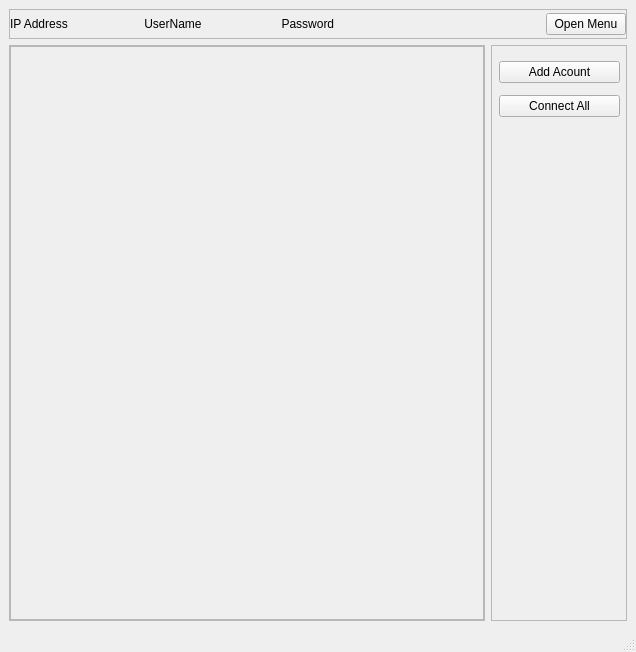
<?xml version="1.0" encoding="UTF-8"?>
<ui version="4.0">
 <class>MainWindow</class>
 <widget class="QMainWindow" name="MainWindow">
  <property name="geometry">
   <rect>
    <x>0</x>
    <y>0</y>
    <width>636</width>
    <height>652</height>
   </rect>
  </property>
  <property name="windowTitle">
   <string>MainWindow</string>
  </property>
  <widget class="QWidget" name="centralwidget">
   <layout class="QVBoxLayout" name="verticalLayout_3">
    <item>
     <widget class="QFrame" name="header">
      <property name="minimumSize">
       <size>
        <width>50</width>
        <height>30</height>
       </size>
      </property>
      <property name="maximumSize">
       <size>
        <width>16777215</width>
        <height>30</height>
       </size>
      </property>
      <property name="frameShape">
       <enum>QFrame::StyledPanel</enum>
      </property>
      <property name="frameShadow">
       <enum>QFrame::Raised</enum>
      </property>
      <layout class="QHBoxLayout" name="horizontalLayout_2" stretch="0,0">
       <property name="spacing">
        <number>0</number>
       </property>
       <property name="leftMargin">
        <number>0</number>
       </property>
       <property name="topMargin">
        <number>0</number>
       </property>
       <property name="rightMargin">
        <number>0</number>
       </property>
       <property name="bottomMargin">
        <number>0</number>
       </property>
       <item>
        <widget class="QLabel" name="label">
         <property name="text">
          <string>IP Address                       UserName                        Password</string>
         </property>
        </widget>
       </item>
       <item alignment="Qt::AlignRight">
        <widget class="QPushButton" name="pushButton_2">
         <property name="text">
          <string>Open Menu</string>
         </property>
         <property name="icon">
          <iconset resource="../resources.qrc">
           <normaloff>:/icons/icons/align-justify.svg</normaloff>:/icons/icons/align-justify.svg</iconset>
         </property>
         <property name="iconSize">
          <size>
           <width>24</width>
           <height>24</height>
          </size>
         </property>
         <property name="checkable">
          <bool>true</bool>
         </property>
        </widget>
       </item>
      </layout>
     </widget>
    </item>
    <item>
     <layout class="QHBoxLayout" name="horizontalLayout">
      <item>
       <widget class="QFrame" name="leftFrame">
        <property name="frameShape">
         <enum>QFrame::StyledPanel</enum>
        </property>
        <property name="frameShadow">
         <enum>QFrame::Raised</enum>
        </property>
        <layout class="QVBoxLayout" name="verticalLayout">
         <property name="spacing">
          <number>0</number>
         </property>
         <property name="leftMargin">
          <number>0</number>
         </property>
         <property name="topMargin">
          <number>0</number>
         </property>
         <property name="rightMargin">
          <number>0</number>
         </property>
         <property name="bottomMargin">
          <number>0</number>
         </property>
         <item>
          <widget class="QScrollArea" name="scrollArea">
           <property name="sizePolicy">
            <sizepolicy hsizetype="Preferred" vsizetype="Preferred">
             <horstretch>0</horstretch>
             <verstretch>0</verstretch>
            </sizepolicy>
           </property>
           <property name="minimumSize">
            <size>
             <width>300</width>
             <height>0</height>
            </size>
           </property>
           <property name="widgetResizable">
            <bool>true</bool>
           </property>
           <property name="alignment">
            <set>Qt::AlignLeading|Qt::AlignLeft|Qt::AlignTop</set>
           </property>
           <widget class="QWidget" name="scrollAreaWidgetContents">
            <property name="geometry">
             <rect>
              <x>0</x>
              <y>0</y>
              <width>470</width>
              <height>548</height>
             </rect>
            </property>
           </widget>
          </widget>
         </item>
        </layout>
       </widget>
      </item>
      <item>
       <widget class="QFrame" name="rightFrame">
        <property name="minimumSize">
         <size>
          <width>136</width>
          <height>0</height>
         </size>
        </property>
        <property name="maximumSize">
         <size>
          <width>136</width>
          <height>16777215</height>
         </size>
        </property>
        <property name="frameShape">
         <enum>QFrame::StyledPanel</enum>
        </property>
        <property name="frameShadow">
         <enum>QFrame::Raised</enum>
        </property>
        <widget class="QWidget" name="layoutWidget">
         <property name="geometry">
          <rect>
           <x>8</x>
           <y>10</y>
           <width>121</width>
           <height>68</height>
          </rect>
         </property>
         <layout class="QVBoxLayout" name="verticalLayout_2">
          <item>
           <widget class="QPushButton" name="pushButton_addaccount">
            <property name="text">
             <string>Add Acount</string>
            </property>
            <property name="icon">
             <iconset resource="../resources.qrc">
              <normaloff>:/icons/icons/user-plus.svg</normaloff>:/icons/icons/user-plus.svg</iconset>
            </property>
            <property name="iconSize">
             <size>
              <width>24</width>
              <height>24</height>
             </size>
            </property>
           </widget>
          </item>
          <item>
           <widget class="QPushButton" name="pushButton_connectall">
            <property name="text">
             <string>Connect All</string>
            </property>
            <property name="icon">
             <iconset resource="../resources.qrc">
              <normaloff>:/icons/icons/phone-call.svg</normaloff>:/icons/icons/phone-call.svg</iconset>
            </property>
            <property name="iconSize">
             <size>
              <width>24</width>
              <height>24</height>
             </size>
            </property>
           </widget>
          </item>
         </layout>
        </widget>
       </widget>
      </item>
     </layout>
    </item>
   </layout>
  </widget>
  <widget class="QMenuBar" name="menubar">
   <property name="geometry">
    <rect>
     <x>0</x>
     <y>0</y>
     <width>636</width>
     <height>22</height>
    </rect>
   </property>
  </widget>
  <widget class="QStatusBar" name="statusbar"/>
 </widget>
 <resources>
  <include location="../resources.qrc"/>
 </resources>
 <connections>
  <connection>
   <sender>pushButton_2</sender>
   <signal>toggled(bool)</signal>
   <receiver>rightFrame</receiver>
   <slot>setVisible(bool)</slot>
   <hints>
    <hint type="sourcelabel">
     <x>453</x>
     <y>52</y>
    </hint>
    <hint type="destinationlabel">
     <x>429</x>
     <y>74</y>
    </hint>
   </hints>
  </connection>
 </connections>
</ui>
